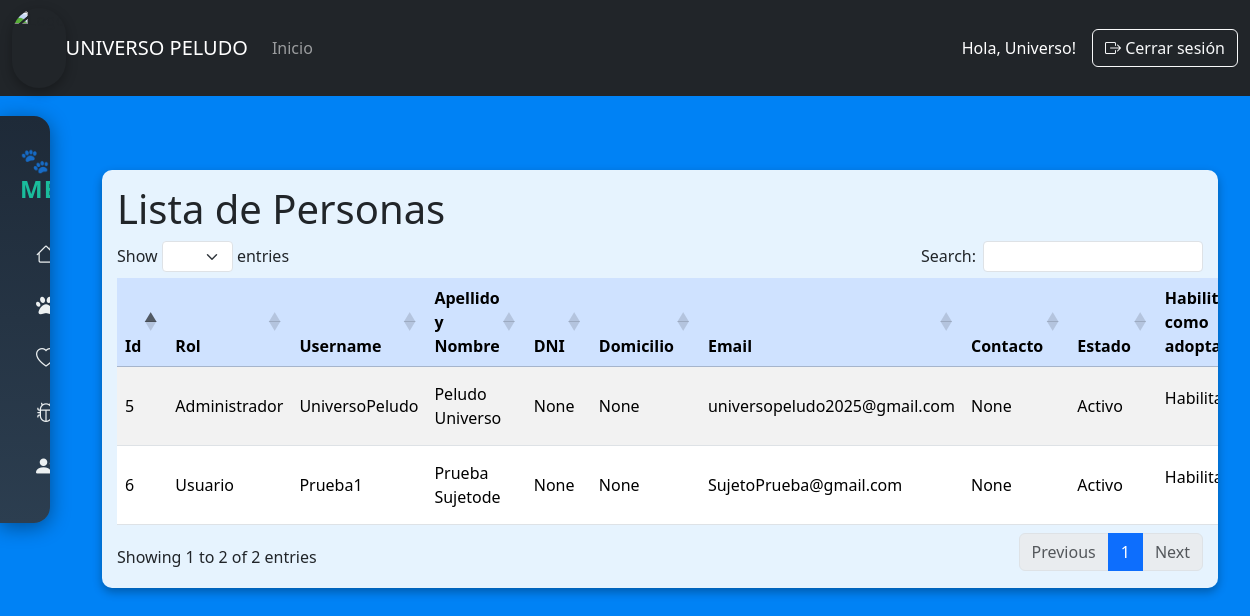
/listar_personas/ (signed in), run on an earlier commit of the app's database.
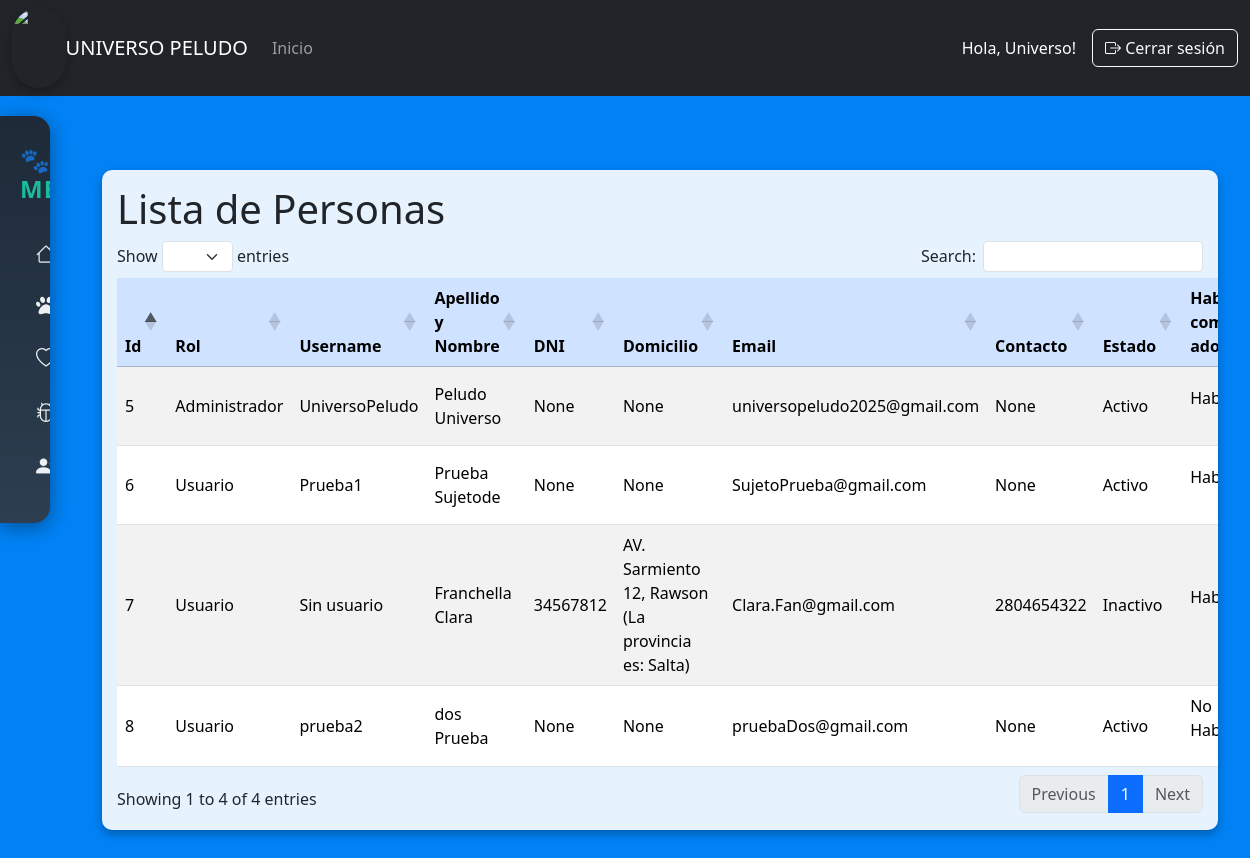
And on a later commit of the database.
### apps/core/models.py (models this page shows, shortened)
class Persona(models.Model):
    apellido = models.CharField(max_length=80)
    nombre = models.CharField(max_length=80)
    dni = models.CharField("Documento", max_length=20, blank=True, null=True, unique=True)
    fecha_nacimiento = models.DateField()
    domicilio = models.ForeignKey(Domicilio, on_delete=models.SET_NULL, null=True, blank=True, related_name="personas")
    email = models.EmailField(unique=True)
    telefono = models.CharField(max_length=20, blank=True, null=True)
    user = models.OneToOneField(User, on_delete=models.CASCADE, null=True, blank=True)  # <-- nuevo campo para asociar usuario
    puede_adoptar = models.BooleanField(default=False)
    created_at = models.DateTimeField(auto_now_add=True)
    updated_at = models.DateTimeField(auto_now=True)
    class Meta:
        ordering = ['apellido', 'nombre']

class Domicilio(models.Model):
    calle = models.CharField(max_length=120)
    numero = models.CharField(max_length=10, blank=True, null=True)
    localidad = models.ForeignKey(Localidad, on_delete=models.PROTECT, related_name="domicilios")
    codigo_postal = models.CharField(max_length=10)
    def __str__(self):
        return f"{self.calle} {self.numero or ''}, {self.localidad}"

class Localidad(models.Model):
    descripcion = models.CharField(max_length=100)
    provincia = models.ForeignKey(Provincia, on_delete=models.PROTECT, related_name="localidades")
    class Meta:
        unique_together = ('descripcion', 'provincia')
    def __str__(self):
        return f"{self.descripcion} ({self.provincia})"

class Provincia(models.Model):
    descripcion = models.CharField(max_length=100, unique=True)
    def __str__(self):
        return "La provincia es: " + self.descripcion

### apps/core/views.py (the view)
# urls.py: path('listar_personas/', listar_personas,name='listar_personas'),
@login_required(login_url='/login/')
def listar_personas(request):
    persona = Persona.objects.all()
    return render(request, 'personas/listaPersonas.html', {'personas': persona})

### apps/core/templates/personas/listaPersonas.html (shortened to what this page needs)
{% extends 'base.html' %}
{% block content %}
  <div class="table-responsive">
    <h1>Lista de Personas</h1>
    <table id="tablaUP" class="table table-striped table-hover align-middle">
      <thead class="table-primary">
        <tr>
          <th>Id</th>
          <th>Rol</th>
          <th>Username</th>
          <th>Apellido y Nombre</th>
          <th>DNI</th>
          <th>Domicilio</th>
          <th>Email</th>
          <th>Contacto</th>
          <th>Estado</th>
          <th>Habilitado como adoptante</th>
        </tr>
      </thead>
      <tbody>
        {% for persona in personas %}
          <tr>
            <td>{{persona.id}}</td>
            <td>
              {% if persona.user.is_superuser %}
                Administrador
              {% elif persona.user.is_staff %}
                Staff
              {% else %}
                Usuario
              {% endif %}
            </td>
            <td>
              {% if persona.user %}
                {{persona.user.username}}
              {% else %}
                Sin usuario
              {% endif %}
            </td>
            <td>{{persona.apellido}} {{persona.nombre}}</td>
            <td>{{persona.dni}}</td>
            <td>{{persona.domicilio}}</td>
            <td>{{persona.email}}</td>
            <td>{{persona.telefono}}</td>
            <td>
              {% if persona.user.is_active %}
                Activo
              {% else %}
                Inactivo
              {% endif %}
            </td>
            <td>
              {% if persona.puede_adoptar %}
                <p>Habilitado</p>
              {% else %}
                <p>No Habilitado</p>
              {% endif %}
            </td>
          </tr>
        {% endfor %}
      </tbody>
    </table>
  </div>
{% endblock %}

### apps/core/templates/base.html (shortened to what this page needs)
{% load static %}
<!DOCTYPE html>
<html lang="es">
<head>
    <link rel="stylesheet" href="https://cdnjs.cloudflare.com/ajax/libs/font-awesome/6.5.0/css/all.min.css">
    <link
        href="https://cdn.jsdelivr.net/npm/bootstrap@5.3.3/dist/css/bootstrap.min.css"
        rel="stylesheet"
>
    <link
        rel="stylesheet"
        href="https://cdn.jsdelivr.net/npm/bootstrap-icons@1.11.1/font/bootstrap-icons.css">
    <link
        rel="stylesheet"
        href="https://cdn.datatables.net/1.13.7/css/dataTables.bootstrap5.min.css">
    <link rel="stylesheet" href="{% static 'css/mis_css.css' %}">
</head>
<body>
    <nav class="navbar navbar-expand-lg navbar-dark bg-dark">
        <div class="container-fluid">
            <img src="{% static 'imagenes/loros.png' %}" class="mi-imagen" alt="Logo">
            <a class="navbar-brand" href="/">UNIVERSO PELUDO</a>
            <div class="collapse navbar-collapse" id="navbarNav">
                <ul class="navbar-nav me-auto">
                    <li class="nav-item">
                       <a class="nav-link" href="/">Inicio</a>
                    </li>
                </ul>
                <div class="d-flex align-items-center">
                    {% if user.is_authenticated %}
                        <span class="text-white me-3">Hola, {{ user.first_name }}!</span>
                        <form method="post" action="{% url 'logout' %}">
                            <button type="submit" class="btn btn-outline-light">
                                <i class="bi bi-box-arrow-right"></i> Cerrar sesión
                            </button>
                        </form>
                    {% else %}
                        <a href="{% url 'login' %}" class="btn btn-outline-light">
                            <i class="bi bi-box-arrow-in-right"></i> Iniciar sesión
                        </a>
                    {% endif %}
                </div>
            </div>
        </div>
    </nav>
    <div class="layout">
        {% if user.is_authenticated and not user.userprofile.primer_ingreso %}
            {% include 'sidebar.html' %}
        {% endif %}
        <main class="main-content">
            <div class="container mt-4">
                {% block content %}{% endblock %}
            </div>
        </main>
    </div>
</body>
</html>

### apps/core/templates/sidebar.html (shortened to what this page needs)
<div class="sidebar">
    <h2 class="sidebar-title text-center mb-4">🐾 MENÚ</h2>
    {% if user.is_authenticated and not user.userprofile.primer_ingreso %}
      <ul class="sidebar-menu">
        <li>
          <a href="{% url 'dashboard' %}" class="btn-sidebar">
            <i class="bi bi-house"></i> Inicio
          </a>
        </li>
        <li class="dropdown">
          <button class="btn-sidebar dropdown-toggle" data-bs-toggle="collapse" data-bs-target="#menuMascotas">
            <i class="fa-solid fa-paw"></i> Mascotas
          </button>
        </li>
        <li class="dropdown">
          <button class="btn-sidebar dropdown-toggle" data-bs-toggle="collapse" data-bs-target="#menuRazas">
            <i class="bi bi-heart"></i> Razas
          </button>
        </li>
        <li class="dropdown">
          <button class="btn-sidebar dropdown-toggle" data-bs-toggle="collapse" data-bs-target="#menuEspecies">
            <i class="bi bi-bug"></i> Especies
          </button>
        </li>
        <li class="dropdown">
          <button class="btn-sidebar dropdown-toggle" data-bs-toggle="collapse" data-bs-target="#menuPersonas">
            <i class="bi bi-person-heart"></i> Adoptantes
          </button>
        </li>
      </ul>
    {% else %}
      <p>Se debe <a href="{% url 'login' %}"> INICIAR SESIÓN </a> para ver las opciones</p>
    {% endif %}
</div>

### static/css/mis_css.css (style rules this page uses)
.mi-imagen { height: 80px; width: auto; border-radius: 50px; box-shadow: 0px 4px 12px rgba(0, 0, 0, 0.3); }
.table-responsive { background-color: rgba(255, 255, 255, 0.9); padding: 15px; border-radius: 10px; box-shadow: 0 4px 10px rgba(0,0,0,0.3); }
table th, table td { font-size: 1rem; color: #000; }
.layout { display: flex; position: relative; gap: 20px; margin-top: 20px; }
.main-content { flex: 1; padding: 30px 20px; min-height: 80vh; }
.sidebar { width: 250px; height: auto; align-self: flex-start; background: linear-gradient(180deg, #1e2a38, #2c3e50); color: #ecf0f1; padding: 30px 20px; border-radius: 0 16px 16px 0; box-shadow: 0 4px 20px rgba(0,0,0,0.4); display: flex; flex-direction: column; overflow-y: auto; }
.sidebar-title { font-size: 24px; font-weight: bold; letter-spacing: 1px; color: #1abc9c; text-transform: uppercase; }
.sidebar-menu { list-style: none; padding: 0; margin: 0; }
.btn-sidebar { width: 100%; background-color: transparent; color: #ecf0f1; text-decoration: none; display: flex; align-items: center; font-size: 17px; font-weight: 500; padding: 12px 16px; border-radius: 10px; transition: all 0.3s ease; border: none; }
.btn-sidebar i { margin-right: 10px; font-size: 20px; }

### apps/core/templates/base.html (style rules this page uses)
body { background-color: #0082f5; }

What changed in the data, as far as the page shows it:
added Persona: id "7", shows "Usuario", shows "Sin usuario", apellido "Franchella", nombre "Clara", dni "34567812", domicilio "AV. Sarmiento 12, Rawson (La provincia es: Salta)", email "Clara.Fan@gmail.com", telefono "2804654322", shows "Inactivo", puede_adoptar "Habilitado"
added Persona: id "8", shows "Usuario", user.username "prueba2", apellido "dos", nombre "Prueba", dni "None", domicilio "None", email "pruebaDos@gmail.com", telefono "None", shows "Activo", puede_adoptar "No…"
Also different on the page:
text written by a page script: "Show entries Search: Showing 1 to 2 of 2 entries Previous 1 Next" → "Show entries Search: Showing 1 to 4 of 4 entries Previous 1 Next"
